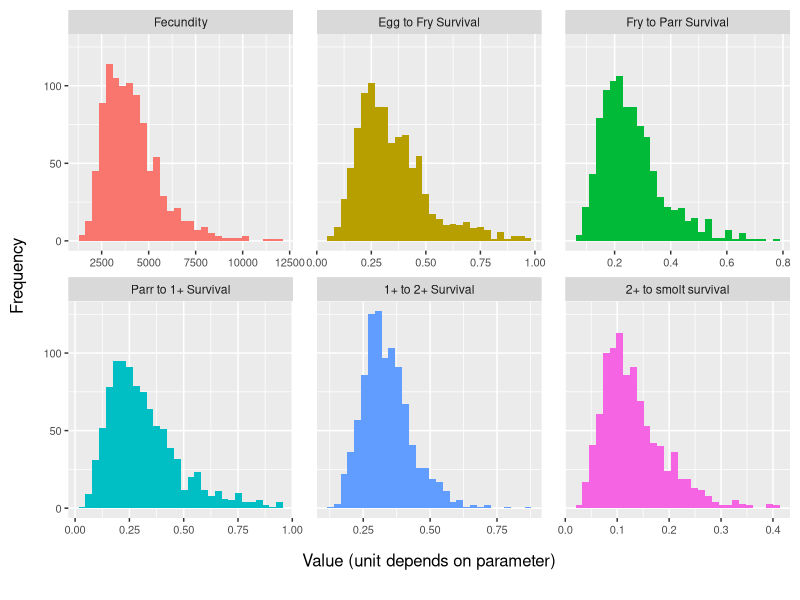
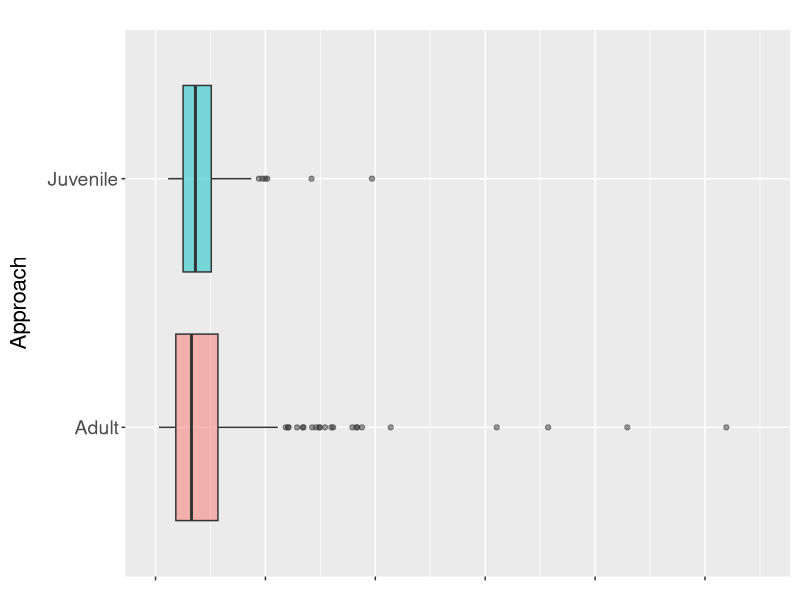
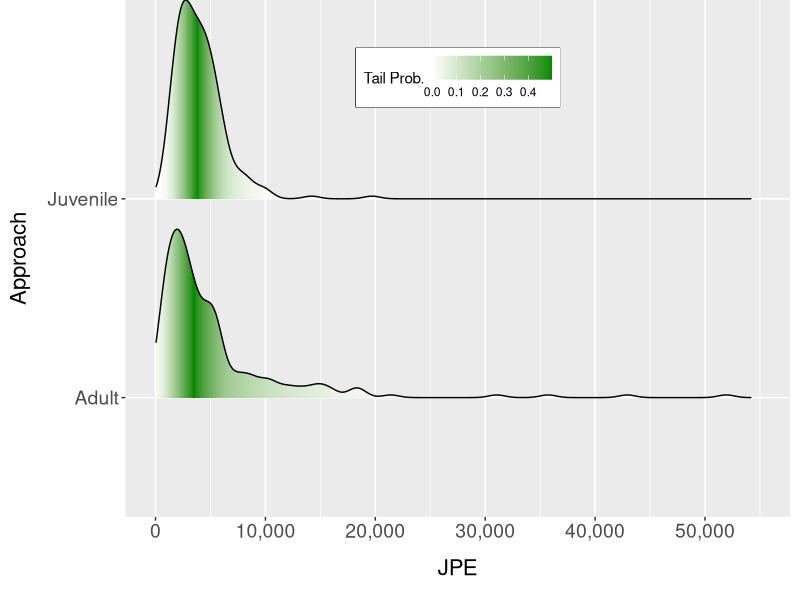
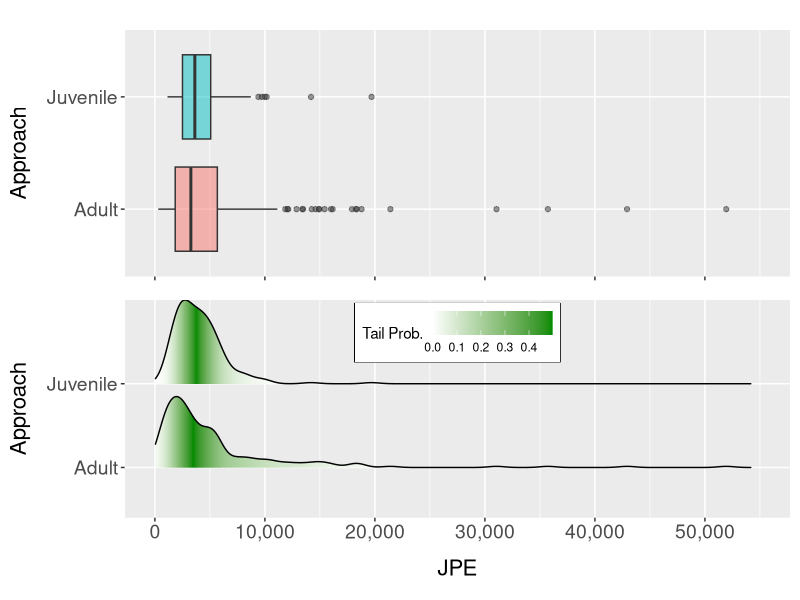

R code for these plots, in order:
## ---- chunk 1
library(dplyr)
library(tidyverse)
library(ggplot2)
library(ggridges)
library(ggpubr)
library(flextable)

df <- read.csv('Files/Param_dist.csv')
JPE_all <- read.csv('Files/JPE_sims.csv')
params <- read.csv('Files/Params.csv')

## ---- chunk 2
summary <- JPE_all %>% group_by(Approach) %>% summarize(Min = min(JPE), 
                                                        Max = max(JPE), qtl_25 = quantile(JPE, 0.25), 
                                                        qtl_75 = quantile(JPE, 0.75))
x_max <- plyr::round_any(max(JPE_all$JPE), 5000, f = ceiling)
parameters <- c('Fecundity', 'Egg to Fry Survival', 'Fry to Parr Survive', 'Parr to 1+ Survive and Remain', '1+ to 2+ Survive and Remain', '2+ to smolt survival')
## ---- chunk 3
table <- cbind(parameters, params) %>% select(-2) %>% mutate(Source = c('Hodge et al. 2016', 'Zeug et al. 2023', 'Baxter 1997', 'Cunjack et al. 1998', 'Cunjack et al. 1998', 'Cunjack et al. 1998')) %>% rename('Parameter' = 1, 'Stan. Dev.' = 3)

flextable(table) %>% width(width = c(2.5, 1.5, 1.5, 2), unit = "in") %>% align(align = c('left', 'center', 'center','center'), part = 'all')
## ---- chunk 4
df %>% rename('Egg to Fry Survival' = 2, 'Fry to Parr Survival' = 3, 
                      'Parr to 1+ Survival' = 4, '1+ to 2+ Survival' = 5, 
                      '2+ to smolt survival' = 6) %>% 
  gather(key = 'Parameter', value = 'value', 1:6) %>% 
  mutate(Parameter = factor(Parameter, levels = c('Fecundity', 'Egg to Fry Survival', 
                                                  'Fry to Parr Survival', 'Parr to 1+ Survival', 
                                                  '1+ to 2+ Survival', '2+ to smolt survival'))) %>%
  ggplot(aes(x = value, fill = Parameter)) +
  geom_histogram() + facet_wrap(~ Parameter, scales = 'free_x') +
  labs(x = 'Value (unit depends on parameter)', y = 'Frequency') +
  theme(legend.position = 'none',
        plot.margin = margin(0.25,0.25,0.75,0.25, unit = 'cm'),
        axis.title = element_text(size = 12),
        axis.text = element_text(size = 8),
        axis.title.x = element_text(margin=margin(t=12)),
        axis.title.y = element_text(margin=margin(r=12)),
        panel.spacing.x = unit(6, "mm"))
## ---- chunk 5
#boxplot to illustrate differences in two approaches
jpe_graph <- ggplot(JPE_all, aes(x = Approach, y = JPE, fill = Approach)) + 
  geom_boxplot(alpha = 0.5) +
  theme(legend.position = 'none',
        plot.margin = margin(0.75,0.25,0.5,0.25, unit = 'cm'),
        axis.title = element_text(size = 16),
        axis.text = element_text(size = 14),
        axis.title.x = element_blank(),
        axis.title.y = element_text(margin=margin(r=12)),
        axis.text.x = element_blank()) +
  scale_y_continuous(breaks = seq(0,x_max, if_else(x_max > 25000, 10000, 5000)), limits = c(0,x_max),
                     labels = scales::comma) +
  coord_flip()
jpe_graph

#density histogram to illustrate differences in two approaches
hist_lognorm <- ggplot(JPE_all, aes(x = JPE, y = Approach, fill = 0.5 - abs(0.5 - stat(ecdf)))) +
  stat_density_ridges(geom = "density_ridges_gradient", calc_ecdf = TRUE, scale = 1) +
  scale_fill_gradient(low = "white", high = "green4",
                      name = "Tail Prob.") +
  theme(plot.margin = margin(0,0.25,0.5,0.25, unit = 'cm'),
        axis.title = element_text(size = 16),
        axis.text = element_text(size = 14),
        axis.title.x = element_text(margin=margin(t=12)),
        axis.title.y = element_text(margin=margin(r=12)),
        legend.position=c(.5,.85),
        legend.direction = 'horizontal',
        legend.box.background = element_rect(colour = "black")) +
  scale_x_continuous(breaks = seq(0,x_max, if_else(x_max > 25000, 10000, 5000)), limits = c(0,x_max),
                     labels = scales::comma)
hist_lognorm
## ---- chunk 6
final <- ggarrange(jpe_graph, hist_lognorm, ncol = 1, nrow = 2, align = 'v')
final
